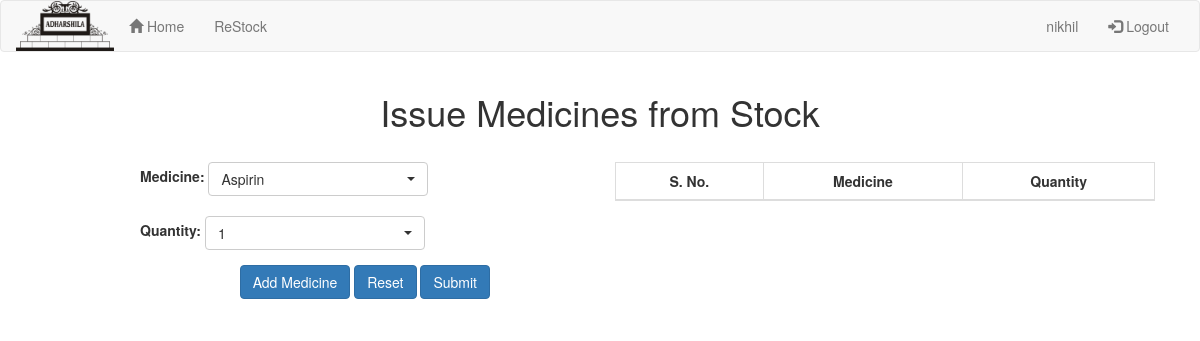
The page /issue (signed in) on the database as committed earlier.
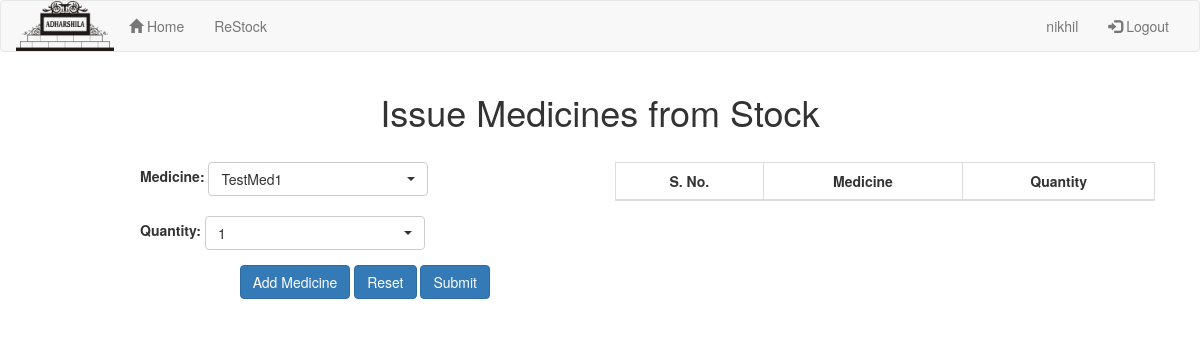
The same page on the database as committed later.
### myapp/models.py (models this page shows, shortened)
class Medicine(models.Model):
	name = models.CharField(max_length=200)
	quantity = models.IntegerField(default=0)
	critical_quantity = models.IntegerField(default=10)
	monthly_usage = models.IntegerField(default=1000)

### myapp/views.py (the view, shortened to what this page needs)
# urls.py: url(r'issue',views.issue,name='issue'),
@login_required(login_url="/login/")
def issue(request):
	m = sorted(Medicine.objects.all(), key=lambda x: x.name)
	context = {'medicines':m, 'range':[0]*1000}
	return render(request,'issue.html',context)

### myapp/templates/issue.html (shortened to what this page needs)
{% extends "base.html" %}
{% block content %}
	<div class="container">
		<h1 align="center">Issue Medicines from Stock</h1>
		<br>
		<div class="col-md-4 col-md-offset-1">
			<form role="form" action="/issue" method="POST">
				<div class="form-group" id="form-group-1">
					<label>Medicine:</label>
					<select class="selectpicker" data-live-search="true" name="medicine1" id="medicine1" enabled>
						{% for i in medicines %}
							<option> {{ i.name }} </option>
						{% endfor %}
					</select>
					<br><br>
					<label>Quantity:</label>
					<select class="selectpicker" data-live-search="true" name="quantity1" id="quantity1" enabled>
						{% for i in range %}
							<option> {{ forloop.counter }} </option>
						{% endfor %}
					</select>
				</div>
				<div class="form-group" align="right">
					<a id="add" class="btn btn-primary">Add Medicine</a>
					<a href="add" class="btn btn-primary">Reset</a>
					<button type="submit" class="btn btn-primary">Submit</button>
				</div>
			</form>
		</div>
		<div class="col-md-6 col-md-offset-1">
			<table class="table table-bordered table-hover">
				<thead>
					<th>S. No.</th>
					<th>Medicine</th>
					<th>Quantity</th>
				</thead>
			</table>
		</div>
	</div>
{% endblock %}

Rows that differ between the two databases and show on the page:
no longer on this page (row edited): Medicine: name "Aspirin"
now on this page (row edited): Medicine: name "TestMed1"
